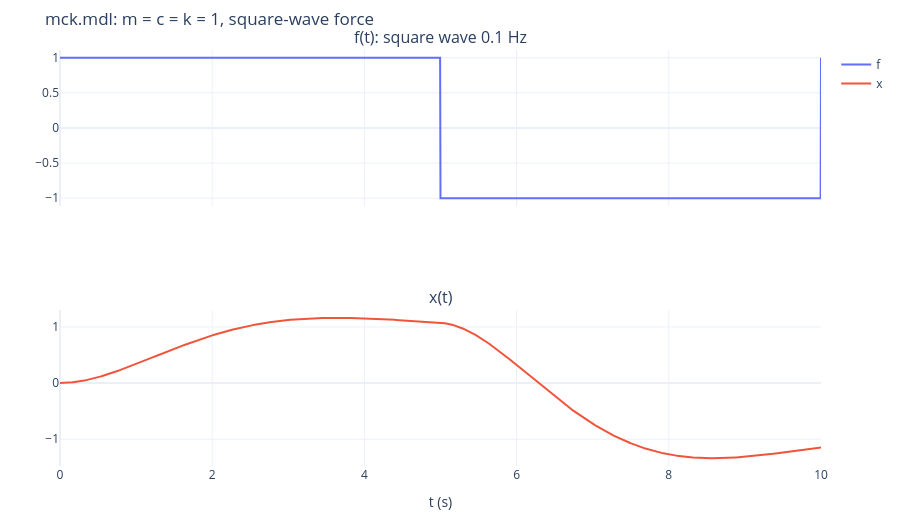

Source (notebook cell):
### Markdown cell above
## 5. MCK 的微分方程式方塊圖（`mck.mdl`）

$\ddot x = \frac{1}{m}f(t) - \frac{c}{m}\dot x - \frac{k}{m}x$：Signal Generator → Gain $1/m$ → Sum（$-\,+\,-$）→ 兩個積分器 → $x$，
再以 Gain1 $c/m$、Gain2 $k/m$ 回授。Signal Generator 設定為**方波、振幅 1、頻率 0.1 Hz**（週期 10 s，前 5 s 為 +1、後 5 s 為 −1），模擬 10 s。
網頁沒有給 m、c、k，這裡和 `mckss.m` 一樣取 $m = c = k = 1$。

### Code cell
m, c, k = 1.0, 1.0, 1.0
f = lambda tt: 1.0 if (tt % 10) < 5 else -1.0                         # 0.1 Hz 方波：前半週期 +1、後半 -1
t = np.linspace(0, 10, 2001)
rhs = lambda tt, s, u: [s[1], u / m - c / m * s[1] - k / m * s[0]]
s1 = solve_ivp(rhs, (0, 5), [0, 0], args=(1.0,), dense_output=True, rtol=1e-11, atol=1e-13)      # 方波在 t = 5 跳變：分兩段積分
s2 = solve_ivp(rhs, (5, 10), s1.y[:, -1], args=(-1.0,), dense_output=True, rtol=1e-11, atol=1e-13)
x5 = np.where(t <= 5, s1.sol(np.minimum(t, 5))[0], s2.sol(np.maximum(t, 5))[0])
print(f"x(5) = {np.interp(5, t, x5):.4f}, max x = {x5.max():.4f} at t = {t[np.argmax(x5)]:.2f} s, x(10) = {x5[-1]:.4f}")
fig = make_subplots(rows=2, cols=1, shared_xaxes=True, subplot_titles=("f(t): square wave 0.1 Hz", "x(t)"))
fig.add_scatter(x=t, y=[f(tt) for tt in t], name="f", row=1, col=1)
fig.add_scatter(x=t, y=np.round(x5, 5), name="x", row=2, col=1)
fig.update_xaxes(title="t (s)", row=2, col=1)
show(fig, "mck.mdl: m = c = k = 1, square-wave force", h=520)

### Figure 1 — Plotly figure (JSON) as saved in the notebook; plotly's stock layout.template omitted (floating-point values rounded to 4 significant figures; data arrays with more than 128 entries replaced by an {"elided": "..."} marker saying what was removed)
{"data": [{"name": "f", "type": "scatter", "x": {"elided": "2001 float values"}, "xaxis": "x", "y": {"elided": "2001 float values"}, "yaxis": "y"}, {"name": "x", "type": "scatter", "x": {"elided": "2001 float values"}, "xaxis": "x2", "y": {"elided": "2001 float values"}, "yaxis": "y2"}], "layout": {"annotations": [{"font": {"size": 16}, "showarrow": false, "text": "f(t): square wave 0.1 Hz", "x": 0.5, "xanchor": "center", "xref": "paper", "y": 1.0, "yanchor": "bottom", "yref": "paper"}, {"font": {"size": 16}, "showarrow": false, "text": "x(t)", "x": 0.5, "xanchor": "center", "xref": "paper", "y": 0.375, "yanchor": "bottom", "yref": "paper"}], "height": 520, "margin": {"b": 50, "l": 60, "r": 20, "t": 50}, "title": {"text": "mck.mdl: m = c = k = 1, square-wave force"}, "xaxis": {"anchor": "y", "domain": [0.0, 1.0], "matches": "x2", "showticklabels": false, "title": {}}, "xaxis2": {"anchor": "y2", "domain": [0.0, 1.0], "title": {"text": "t (s)"}}, "yaxis": {"anchor": "x", "domain": [0.625, 1.0], "title": {}}, "yaxis2": {"anchor": "x2", "domain": [0.0, 0.375]}}}
